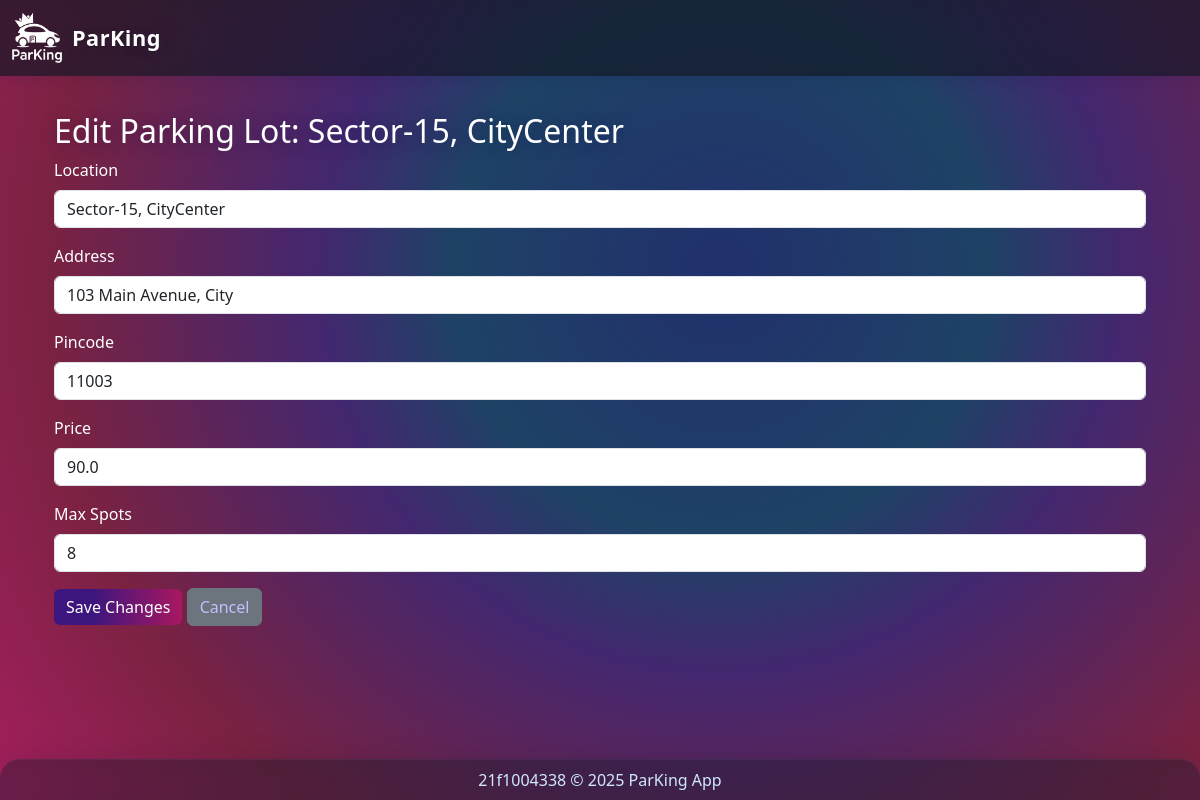
Page /admin/lot/3/edit (signed in) on the earlier database version.
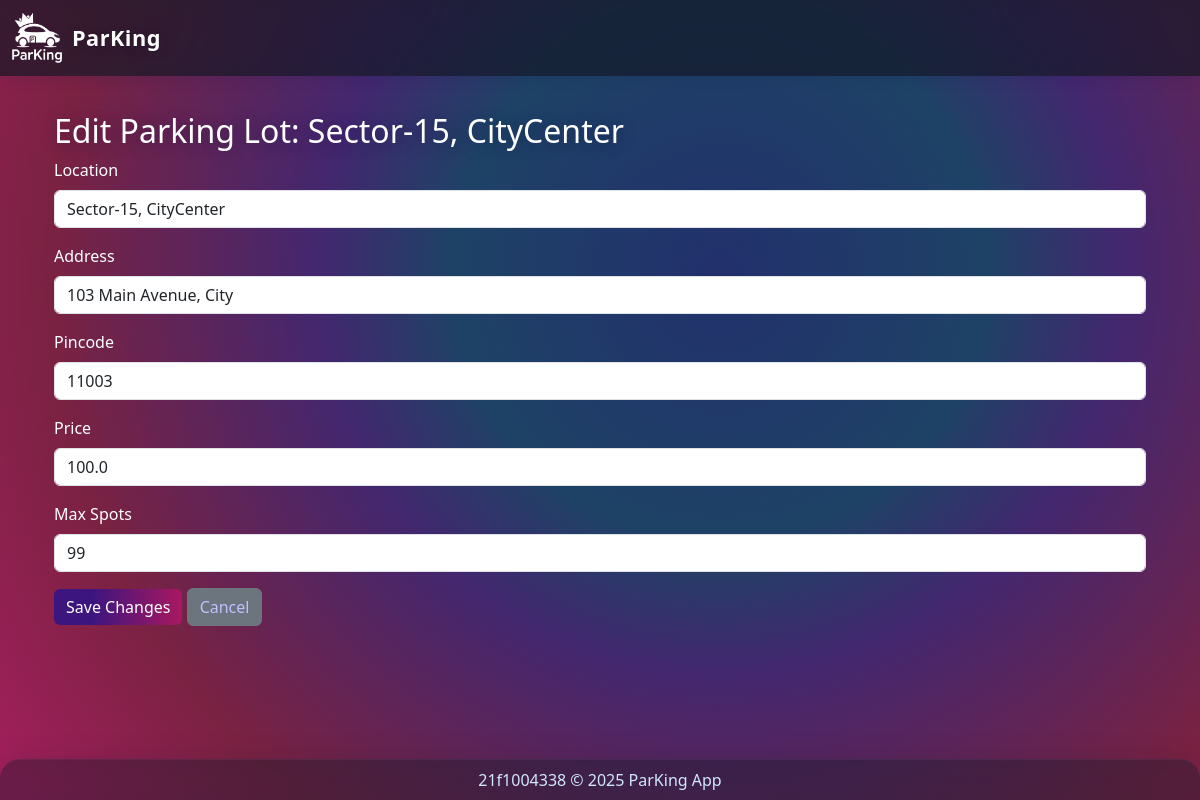
Same page on the later database version.
### controllers/database.py (models this page shows)
class ParkingLot(db.Model):
    id = db.Column(db.Integer, primary_key=True)
    location = db.Column(db.String(120), nullable=False)
    prices = db.Column(db.Float, nullable=False)
    address = db.Column(db.String(200), nullable=False)
    pincode = db.Column(db.String(10), nullable=False)
    max_spots = db.Column(db.Integer, nullable=False)
    spots = db.relationship('ParkingSpot', backref='parking_lot', cascade='all, delete-orphan', lazy=True)

### app.py (the view, shortened to what this page needs)
@app.route('/admin/lot/<int:lot_id>/edit', methods=['GET', 'POST'])
def admin_edit_lot(lot_id):
    if 'admin_id' not in session:
        flash('Please login as admin.', 'danger')
        return redirect(url_for('admin_login'))
    lot = ParkingLot.query.get_or_404(lot_id)
    return render_template('admin_edit_lot.html', lot=lot)

### templates/admin_edit_lot.html
{% extends "layout.html" %}
{% block content %}
<div class="container py-4">
  <h2>Edit Parking Lot: {{ lot.location }}</h2>
  <form method="POST">
    <div class="mb-3">
      <label for="location" class="form-label">Location</label>
      <input type="text" name="location" id="location" class="form-control" value="{{ lot.location }}" required>
    </div>
    <div class="mb-3">
      <label for="address" class="form-label">Address</label>
      <input type="text" name="address" id="address" class="form-control" value="{{ lot.address }}" required>
    </div>
    <div class="mb-3">
      <label for="pincode" class="form-label">Pincode</label>
      <input type="text" name="pincode" id="pincode" class="form-control" value="{{ lot.pincode }}" required>
    </div>
    <div class="mb-3">
      <label for="prices" class="form-label">Price</label>
      <input type="number" step="0.01" name="prices" id="prices" class="form-control" value="{{ lot.prices }}" required>
    </div>
    <div class="mb-3">
      <label for="max_spots" class="form-label">Max Spots</label>
      <input type="number" name="max_spots" id="max_spots" class="form-control" value="{{ lot.max_spots }}" required min="1">
    </div>
    <button type="submit" class="btn btn-primary">Save Changes</button>
    <a href="{{ url_for('admin_dashboard') }}" class="btn btn-secondary">Cancel</a>
  </form>
</div>
{% endblock %}

Differences in the rows shown:
changed ParkingLot "Sector-15, CityCenter": prices "90.0" → "100.0"; max_spots "8" → "99"
